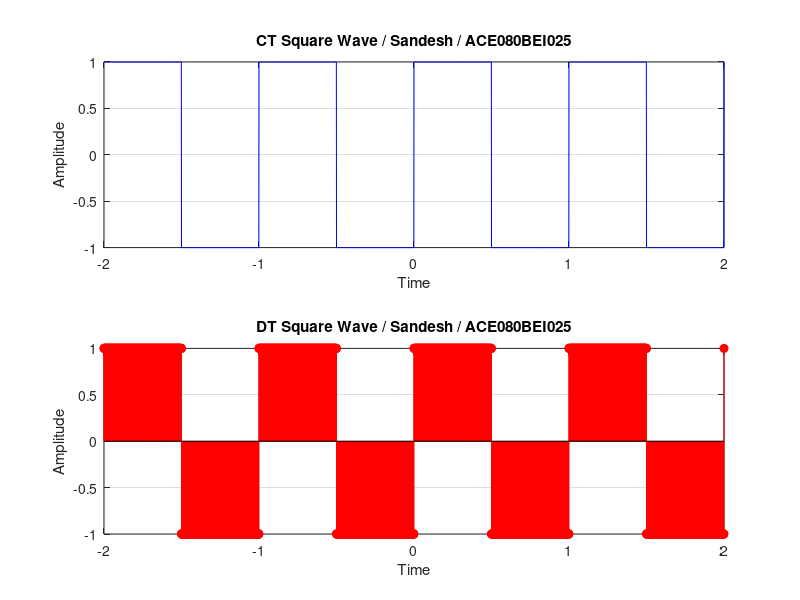

Source code (MATLAB):
clc;
clear all;

% Define time vector
t = -2:0.001:2;

% Generate continuous-time square wave
x = ones(size(t));
x(mod(floor(t / 0.5), 2) ~= 0) = -1;

subplot(2,1,1);
plot(t, x, 'b');
xlabel('Time');
ylabel('Amplitude');
title('CT Square Wave / Sandesh / ACE080BEI025');
grid on;

% Generate discrete-time square wave using the same logic
x = ones(size(t));
x(mod(floor(t / 0.5), 2) ~= 0) = -1;

subplot(2,1,2);
stem(t, x, 'r', 'filled');
xlabel('Time');
ylabel('Amplitude');
title('DT Square Wave / Sandesh / ACE080BEI025');
grid on;
